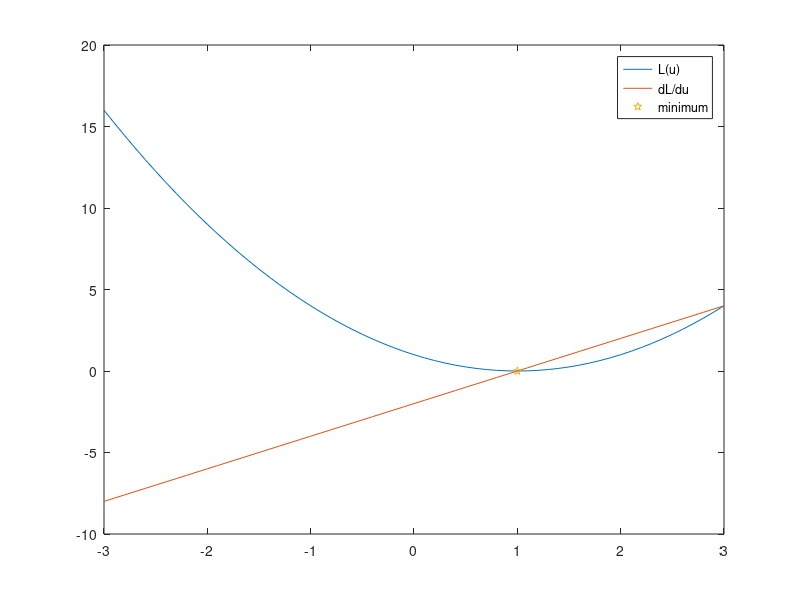

Write the MATLAB code that produced this figure. (Note: this script raises an error after producing the figure.)
close all;
%% Example preliminaries
u=-3:0.1:3;
L=@(u) (u-1).^2;
dL=@(u) 2*(u-1);
figure
plot(u,L(u))
hold on
plot(u,dL(u))
hold on
plot(1,L(1),'p')
legend('L(u)','dL/du','minimum')

%% Example 1
f =@(x1,x2) x1.^2+x2.^2;
figure
fsurf(f,[-30 30],'FaceAlpha',0.5,'ShowContours','on')

f =@(x1,x2) -x1.^2-x2.^2;
figure
fsurf(f,[-30 30],'FaceAlpha',0.5,'ShowContours','on')

f =@(x1,x2) x1.^2-x2.^2;
figure
fsurf(f,[-30 30],'FaceAlpha',0.5,'ShowContours','on')

f =@(x1,x2) -x1.^2+x2.^2;
figure
fsurf(f,[-30 30],'FaceAlpha',0.5,'ShowContours','on')
